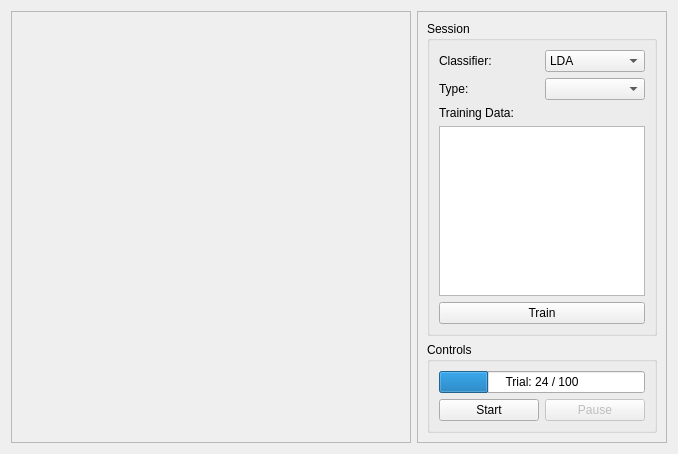
<?xml version="1.0" encoding="UTF-8"?>
<ui version="4.0">
 <class>TestWidget</class>
 <widget class="QWidget" name="TestWidget">
  <property name="geometry">
   <rect>
    <x>0</x>
    <y>0</y>
    <width>678</width>
    <height>454</height>
   </rect>
  </property>
  <property name="windowTitle">
   <string>Form</string>
  </property>
  <layout class="QHBoxLayout" name="horizontalLayout_3">
   <item>
    <widget class="QFrame" name="frame_2">
     <property name="sizePolicy">
      <sizepolicy hsizetype="Preferred" vsizetype="Preferred">
       <horstretch>1</horstretch>
       <verstretch>0</verstretch>
      </sizepolicy>
     </property>
     <property name="frameShape">
      <enum>QFrame::StyledPanel</enum>
     </property>
     <property name="frameShadow">
      <enum>QFrame::Raised</enum>
     </property>
     <layout class="QGridLayout" name="gridLayout_2">
      <item row="0" column="0">
       <widget class="GestureView" name="gestureDisplayLabel" native="true"/>
      </item>
     </layout>
    </widget>
   </item>
   <item>
    <widget class="QFrame" name="frame">
     <property name="minimumSize">
      <size>
       <width>200</width>
       <height>0</height>
      </size>
     </property>
     <property name="maximumSize">
      <size>
       <width>250</width>
       <height>16777215</height>
      </size>
     </property>
     <property name="frameShape">
      <enum>QFrame::StyledPanel</enum>
     </property>
     <property name="frameShadow">
      <enum>QFrame::Raised</enum>
     </property>
     <layout class="QGridLayout" name="gridLayout">
      <item row="0" column="0">
       <widget class="QGroupBox" name="sessionInfoBox">
        <property name="sizePolicy">
         <sizepolicy hsizetype="Expanding" vsizetype="Expanding">
          <horstretch>0</horstretch>
          <verstretch>0</verstretch>
         </sizepolicy>
        </property>
        <property name="title">
         <string>Session</string>
        </property>
        <layout class="QGridLayout" name="gridLayout_3">
         <item row="0" column="0">
          <layout class="QVBoxLayout" name="verticalLayout">
           <item>
            <layout class="QHBoxLayout" name="horizontalLayout">
             <item>
              <widget class="QLabel" name="classifierLabel">
               <property name="text">
                <string>Classifier:</string>
               </property>
              </widget>
             </item>
             <item>
              <widget class="QComboBox" name="classifierComboBox">
               <item>
                <property name="text">
                 <string>LDA</string>
                </property>
               </item>
               <item>
                <property name="text">
                 <string>SVM</string>
                </property>
               </item>
              </widget>
             </item>
            </layout>
           </item>
           <item>
            <layout class="QHBoxLayout" name="horizontalLayout_2">
             <item>
              <widget class="QLabel" name="sessionTypeLabel">
               <property name="text">
                <string>Type:</string>
               </property>
              </widget>
             </item>
             <item>
              <widget class="QComboBox" name="sessionTypeComboBox"/>
             </item>
            </layout>
           </item>
           <item>
            <widget class="QLabel" name="trainingLabel">
             <property name="text">
              <string>Training Data:</string>
             </property>
            </widget>
           </item>
           <item>
            <widget class="QListWidget" name="trainingList">
             <property name="sizePolicy">
              <sizepolicy hsizetype="Preferred" vsizetype="Expanding">
               <horstretch>0</horstretch>
               <verstretch>0</verstretch>
              </sizepolicy>
             </property>
             <property name="showDropIndicator" stdset="0">
              <bool>false</bool>
             </property>
             <property name="alternatingRowColors">
              <bool>false</bool>
             </property>
             <property name="selectionMode">
              <enum>QAbstractItemView::NoSelection</enum>
             </property>
             <property name="resizeMode">
              <enum>QListView::Fixed</enum>
             </property>
            </widget>
           </item>
           <item>
            <widget class="QPushButton" name="trainButton">
             <property name="sizePolicy">
              <sizepolicy hsizetype="Minimum" vsizetype="Fixed">
               <horstretch>0</horstretch>
               <verstretch>0</verstretch>
              </sizepolicy>
             </property>
             <property name="text">
              <string>Train</string>
             </property>
             <property name="default">
              <bool>false</bool>
             </property>
             <property name="flat">
              <bool>false</bool>
             </property>
            </widget>
           </item>
          </layout>
         </item>
        </layout>
       </widget>
      </item>
      <item row="1" column="0">
       <widget class="QGroupBox" name="controlsBox">
        <property name="title">
         <string>Controls</string>
        </property>
        <layout class="QGridLayout" name="gridLayout_4">
         <item row="2" column="0">
          <widget class="QProgressBar" name="sessionProgressBar">
           <property name="value">
            <number>24</number>
           </property>
           <property name="format">
            <string>Trial: %v / %m</string>
           </property>
          </widget>
         </item>
         <item row="3" column="0">
          <layout class="QHBoxLayout" name="horizontalLayout_4">
           <item>
            <widget class="QPushButton" name="startButton">
             <property name="text">
              <string>Start</string>
             </property>
             <property name="icon">
              <iconset theme="media-playback-start">
               <normaloff/>
              </iconset>
             </property>
            </widget>
           </item>
           <item>
            <widget class="QPushButton" name="pauseButton">
             <property name="enabled">
              <bool>false</bool>
             </property>
             <property name="text">
              <string>Pause</string>
             </property>
             <property name="icon">
              <iconset theme="media-playback-pause">
               <normaloff/>
              </iconset>
             </property>
            </widget>
           </item>
          </layout>
         </item>
        </layout>
       </widget>
      </item>
     </layout>
    </widget>
   </item>
  </layout>
 </widget>
 <customwidgets>
  <customwidget>
   <class>GestureView</class>
   <extends>QWidget</extends>
   <header>pygesture.ui.widgets</header>
   <container>1</container>
  </customwidget>
 </customwidgets>
 <resources/>
 <connections/>
</ui>
